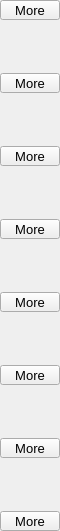
    <widget class="PyDMFrame" name="composite_4">
      <property name="geometry">
        <rect>
          <x>1200</x>
          <y>109</y>
          <width>60</width>
          <height>531</height>
        </rect>
      </property>
      <widget class="PyDMRelatedDisplayButton" name="related_display">
        <property name="geometry">
          <rect>
            <x>0</x>
            <y>0</y>
            <width>60</width>
            <height>20</height>
          </rect>
        </property>
        <property name="toolTip">
          <string>More</string>
        </property>
        <property name="text">
          <string>More</string>
        </property>
        <property name="showIcon" stdset="0">
          <bool>true</bool>
        </property>
        <property name="font" stdset="0">
          <font>
            <pointsize>10</pointsize>
          </font>
        </property>
        <property name="styleSheet">
          <string notr="true">PyDMRelatedDisplayButton#related_display {
  color: rgb(0, 0, 0);
  background-color: rgb(115, 223, 255);
  }</string>
        </property>
        <property name="titles" stdset="0">
          <stringlist>
            <string>Full Overlay</string>
          </stringlist>
        </property>
        <property name="filenames" stdset="0">
          <stringlist>
            <string>OverlayN_V31.ui</string>
          </stringlist>
        </property>
        <property name="macros" stdset="0">
          <stringlist>
            <string>P=${P}, R=${O1}</string>
          </stringlist>
        </property>
        <property name="openInNewWindow" stdset="0">
          <bool>true</bool>
        </property>
      </widget>
      <widget class="PyDMRelatedDisplayButton" name="related_display_1">
        <property name="geometry">
          <rect>
            <x>0</x>
            <y>73</y>
            <width>60</width>
            <height>20</height>
          </rect>
        </property>
        <property name="toolTip">
          <string>More</string>
        </property>
        <property name="text">
          <string>More</string>
        </property>
        <property name="showIcon" stdset="0">
          <bool>true</bool>
        </property>
        <property name="font" stdset="0">
          <font>
            <pointsize>10</pointsize>
          </font>
        </property>
        <property name="styleSheet">
          <string notr="true">PyDMRelatedDisplayButton#related_display_1 {
  color: rgb(0, 0, 0);
  background-color: rgb(115, 223, 255);
  }</string>
        </property>
        <property name="titles" stdset="0">
          <stringlist>
            <string>Full Overlay</string>
          </stringlist>
        </property>
        <property name="filenames" stdset="0">
          <stringlist>
            <string>OverlayN_V31.ui</string>
          </stringlist>
        </property>
        <property name="macros" stdset="0">
          <stringlist>
            <string>P=${P}, R=${O2}</string>
          </stringlist>
        </property>
        <property name="openInNewWindow" stdset="0">
          <bool>true</bool>
        </property>
      </widget>
      <widget class="PyDMRelatedDisplayButton" name="related_display_2">
        <property name="geometry">
          <rect>
            <x>0</x>
            <y>146</y>
            <width>60</width>
            <height>20</height>
          </rect>
        </property>
        <property name="toolTip">
          <string>More</string>
        </property>
        <property name="text">
          <string>More</string>
        </property>
        <property name="showIcon" stdset="0">
          <bool>true</bool>
        </property>
        <property name="font" stdset="0">
          <font>
            <pointsize>10</pointsize>
          </font>
        </property>
        <property name="styleSheet">
          <string notr="true">PyDMRelatedDisplayButton#related_display_2 {
  color: rgb(0, 0, 0);
  background-color: rgb(115, 223, 255);
  }</string>
        </property>
        <property name="titles" stdset="0">
          <stringlist>
            <string>Full Overlay</string>
          </stringlist>
        </property>
        <property name="filenames" stdset="0">
          <stringlist>
            <string>OverlayN_V31.ui</string>
          </stringlist>
        </property>
        <property name="macros" stdset="0">
          <stringlist>
            <string>P=${P}, R=${O3}</string>
          </stringlist>
        </property>
        <property name="openInNewWindow" stdset="0">
          <bool>true</bool>
        </property>
      </widget>
      <widget class="PyDMRelatedDisplayButton" name="related_display_3">
        <property name="geometry">
          <rect>
            <x>0</x>
            <y>219</y>
            <width>60</width>
            <height>20</height>
          </rect>
        </property>
        <property name="toolTip">
          <string>More</string>
        </property>
        <property name="text">
          <string>More</string>
        </property>
        <property name="showIcon" stdset="0">
          <bool>true</bool>
        </property>
        <property name="font" stdset="0">
          <font>
            <pointsize>10</pointsize>
          </font>
        </property>
        <property name="styleSheet">
          <string notr="true">PyDMRelatedDisplayButton#related_display_3 {
  color: rgb(0, 0, 0);
  background-color: rgb(115, 223, 255);
  }</string>
        </property>
        <property name="titles" stdset="0">
          <stringlist>
            <string>Full Overlay</string>
          </stringlist>
        </property>
        <property name="filenames" stdset="0">
          <stringlist>
            <string>OverlayN_V31.ui</string>
          </stringlist>
        </property>
        <property name="macros" stdset="0">
          <stringlist>
            <string>P=${P}, R=${O4}</string>
          </stringlist>
        </property>
        <property name="openInNewWindow" stdset="0">
          <bool>true</bool>
        </property>
      </widget>
      <widget class="PyDMRelatedDisplayButton" name="related_display_4">
        <property name="geometry">
          <rect>
            <x>0</x>
            <y>292</y>
            <width>60</width>
            <height>20</height>
          </rect>
        </property>
        <property name="toolTip">
          <string>More</string>
        </property>
        <property name="text">
          <string>More</string>
        </property>
        <property name="showIcon" stdset="0">
          <bool>true</bool>
        </property>
        <property name="font" stdset="0">
          <font>
            <pointsize>10</pointsize>
          </font>
        </property>
        <property name="styleSheet">
          <string notr="true">PyDMRelatedDisplayButton#related_display_4 {
  color: rgb(0, 0, 0);
  background-color: rgb(115, 223, 255);
  }</string>
        </property>
        <property name="titles" stdset="0">
          <stringlist>
            <string>Full Overlay</string>
          </stringlist>
        </property>
        <property name="filenames" stdset="0">
          <stringlist>
            <string>OverlayN_V31.ui</string>
          </stringlist>
        </property>
        <property name="macros" stdset="0">
          <stringlist>
            <string>P=${P}, R=${O5}</string>
          </stringlist>
        </property>
        <property name="openInNewWindow" stdset="0">
          <bool>true</bool>
        </property>
      </widget>
      <widget class="PyDMRelatedDisplayButton" name="related_display_5">
        <property name="geometry">
          <rect>
            <x>0</x>
            <y>365</y>
            <width>60</width>
            <height>20</height>
          </rect>
        </property>
        <property name="toolTip">
          <string>More</string>
        </property>
        <property name="text">
          <string>More</string>
        </property>
        <property name="showIcon" stdset="0">
          <bool>true</bool>
        </property>
        <property name="font" stdset="0">
          <font>
            <pointsize>10</pointsize>
          </font>
        </property>
        <property name="styleSheet">
          <string notr="true">PyDMRelatedDisplayButton#related_display_5 {
  color: rgb(0, 0, 0);
  background-color: rgb(115, 223, 255);
  }</string>
        </property>
        <property name="titles" stdset="0">
          <stringlist>
            <string>Full Overlay</string>
          </stringlist>
        </property>
        <property name="filenames" stdset="0">
          <stringlist>
            <string>OverlayN_V31.ui</string>
          </stringlist>
        </property>
        <property name="macros" stdset="0">
          <stringlist>
            <string>P=${P}, R=${O6}</string>
          </stringlist>
        </property>
        <property name="openInNewWindow" stdset="0">
          <bool>true</bool>
        </property>
      </widget>
      <widget class="PyDMRelatedDisplayButton" name="related_display_6">
        <property name="geometry">
          <rect>
            <x>0</x>
            <y>438</y>
            <width>60</width>
            <height>20</height>
          </rect>
        </property>
        <property name="toolTip">
          <string>More</string>
        </property>
        <property name="text">
          <string>More</string>
        </property>
        <property name="showIcon" stdset="0">
          <bool>true</bool>
        </property>
        <property name="font" stdset="0">
          <font>
            <pointsize>10</pointsize>
          </font>
        </property>
        <property name="styleSheet">
          <string notr="true">PyDMRelatedDisplayButton#related_display_6 {
  color: rgb(0, 0, 0);
  background-color: rgb(115, 223, 255);
  }</string>
        </property>
        <property name="titles" stdset="0">
          <stringlist>
            <string>Full Overlay</string>
          </stringlist>
        </property>
        <property name="filenames" stdset="0">
          <stringlist>
            <string>OverlayN_V31.ui</string>
          </stringlist>
        </property>
        <property name="macros" stdset="0">
          <stringlist>
            <string>P=${P}, R=${O7}</string>
          </stringlist>
        </property>
        <property name="openInNewWindow" stdset="0">
          <bool>true</bool>
        </property>
      </widget>
      <widget class="PyDMRelatedDisplayButton" name="related_display_7">
        <property name="geometry">
          <rect>
            <x>0</x>
            <y>511</y>
            <width>60</width>
            <height>20</height>
          </rect>
        </property>
        <property name="toolTip">
          <string>More</string>
        </property>
        <property name="text">
          <string>More</string>
        </property>
        <property name="showIcon" stdset="0">
          <bool>true</bool>
        </property>
        <property name="font" stdset="0">
          <font>
            <pointsize>10</pointsize>
          </font>
        </property>
        <property name="styleSheet">
          <string notr="true">PyDMRelatedDisplayButton#related_display_7 {
  color: rgb(0, 0, 0);
  background-color: rgb(115, 223, 255);
  }</string>
        </property>
        <property name="titles" stdset="0">
          <stringlist>
            <string>Full Overlay</string>
          </stringlist>
        </property>
        <property name="filenames" stdset="0">
          <stringlist>
            <string>OverlayN_V31.ui</string>
          </stringlist>
        </property>
        <property name="macros" stdset="0">
          <stringlist>
            <string>P=${P}, R=${O8}</string>
          </stringlist>
        </property>
        <property name="openInNewWindow" stdset="0">
          <bool>true</bool>
        </property>
      </widget>
    </widget>
